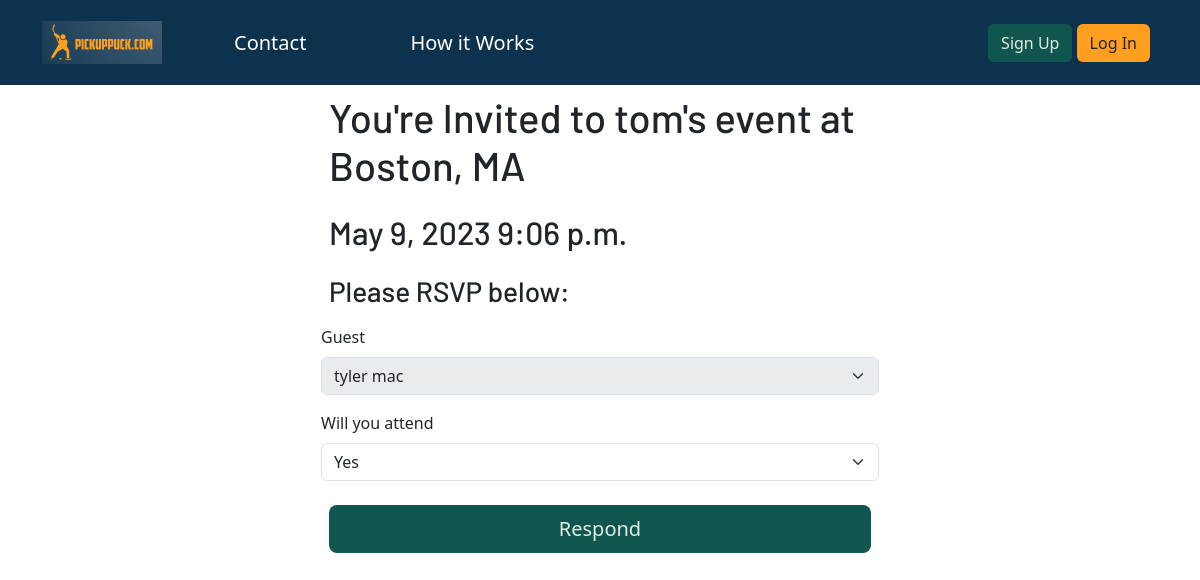
Page /organize/manage-invites/respond/244 on the committed database.
### OrgDash/models.py (models this page shows, shortened)
class Skate(models.Model):
    host = models.ForeignKey(User, on_delete= models.CASCADE, default= 1)
    date = models.DateField(auto_now = False, default= None)
    time = models.TimeField(auto_now=False, default= None)
    location = models.CharField(max_length=200)
    price = models.IntegerField()
    max_players = models.IntegerField(default=0)
    max_goalies = models.IntegerField(default=2)
    recurring_event = models.BooleanField(default= False)
    player_full = models.BooleanField(default=False)
    goalie_full = models.BooleanField(default=False)
    player_guests = models.ManyToManyField('Player', related_name= 'player_guests')
    goalie_guests = models.ManyToManyField('Player', related_name= 'goalie_guests')
    STATUS_CHOICES = [
        (7,'Every Week'),
        (14,'Every Two Weeks'),
    ]
    frequency = models.IntegerField(choices=STATUS_CHOICES, default= 7, blank= True)
    send_invite_days_before = models.IntegerField(default= 3, blank= True)
    finalize_event_hours_before = models.IntegerField(default=1, blank= True)
    group_to_invite = models.ForeignKey('PlayerGroup', on_delete= models.CASCADE, blank= True, null=True)
    already_duplicated = models.BooleanField(default= False)
    auto_invites_sent = models.BooleanField(default=False)
    auto_rosters_sent = models.BooleanField(default= False)

class Invitation(models.Model):
    host = models.ForeignKey(User, on_delete= models.CASCADE, default= 1)
    guest = models.ForeignKey(Player, on_delete=models.CASCADE)
    event = models.ForeignKey(Skate, on_delete=models.CASCADE)
    date_invited = models.DateTimeField(auto_now_add=True)
    STATUS_CHOICES = [
        ('Yes','Yes'),
        ('No','No'),
        ('Waitlist','Put me on the waitlist'),
    ]
    will_you_attend = models.CharField(max_length=256, choices=STATUS_CHOICES, default ='No')
    class Meta():
        unique_together= ("guest", "event")

### OrgDash/views.py (the view)
# urls.py: path('manage-invites/respond/<int:pk>', views.RespondToIinvite, name = 'update_invite'),
def RespondToIinvite(request, pk):
    current_invite = Invitation.objects.get(pk=pk)
    link = 'http://www.pickuppuck.com/organize/manage-invites/respond/' + str(current_invite.pk)
    active_event = current_invite.event
    waitlist, created = Waitlist.objects.get_or_create(event=active_event)
    context = {'guest':current_invite.guest, 'event':active_event, 'link':link}
    if (current_invite.guest.goalie and active_event.goalie_full) or (not current_invite.guest.goalie and active_event.player_full):
        form_class = InviteWaitlistForm
    else:
        form_class = InviteUpdateForm
    if request.method == 'POST':
        form = form_class(request.POST, instance=current_invite)
        if form.is_valid():
            current_invite.update_event(waitlist)
            current_invite.check_full()
            waitlist.notify_open_spot(current_invite)
            form.save()
            if current_invite.will_you_attend == "Yes":
                html_message = render_to_string('OrgDash/emails/RSVP_yes.html', context)
                subject = "You have responded yes to " + str(active_event.host) + "'s event"
            elif current_invite.will_you_attend == "No":
                html_message = render_to_string('OrgDash/emails/RSVP_no.html', context)
                subject = "You have responded no to " + str(active_event.host) + "'s event"
            elif current_invite.will_you_attend == "Waitlist":
                html_message = render_to_string('OrgDash/emails/add_to_waitlist.html', context)
                subject = "You have been added to the waitlist for " + str(active_event.host) + "'s event"
            send_mail(subject, 'message',active_event.host.email, [current_invite.guest.email] , html_message=html_message)
            return redirect('OrgDash:invite_confirm_landing', pk=current_invite.pk)
    else:
        form = form_class(instance=current_invite)
        if form_class == InviteWaitlistForm:
            return render(request, 'OrgDash/Invites/waitlist_response.html', {'form': form, 'event':active_event})
    return render(request, 'OrgDash/Invites/invite_response.html', {'form': form, 'event':active_event})

### OrgDash/forms.py
class InviteUpdateForm(forms.ModelForm):
    def __init__(self, *args, **kwargs):
        super(InviteUpdateForm,self).__init__(*args, **kwargs)
        self.fields['guest'].disabled = True
        self.fields['will_you_attend'].choices = ('Yes', 'Yes'),('No','No')
    class Meta:
        fields = ('guest', 'will_you_attend')
        model = Invitation

### OrgDash/models.py (called while the page is built)
    def __str__(self):
        return (self.first_name + " " + self.last_name)

### OrgDash/templates/OrgDash/Invites/invite_response.html (shortened to what this page needs)
{% extends 'base.html' %}
{% block body_block %}
{% load django_bootstrap5 %}
<div class="container">
    <div class="col-md-6 create-form">
        <h1 class="p-2">You're Invited to {{event.host}}'s event at {{event.location}}</h1>
        <h2 class="p-2">{{event.date}} {{event.time}}</h2>
        <h3 class="p-2">Please RSVP below:</h3>
        <form method="post">
        {% bootstrap_form form %}
        <div class="p-2">
            <button class="w-100 btn btn-lg btn-green" type="submit">Respond</button>
        </div>
        </form>
    </div>
</div>
{% endblock %}

### pickuphockey/static/pickuphockey.css (style rules this page uses)
body { background-color: white; }
h1, h2, h3, h4, h5 { font-family: 'Barlow', sans-serif; }
.btn-green { background-color: #10564f; -webkit-text-fill-color: #e1ece3; }
.create-form { position: relative; margin: 0 auto; padding-bottom: 10%; }

### rows in the picture
Skate: host "tom", location "Boston, MA", date "May 9, 2023", time "9:06 p.m."
Invitation: guest "tyler mac", will_you_attend "Yes"
